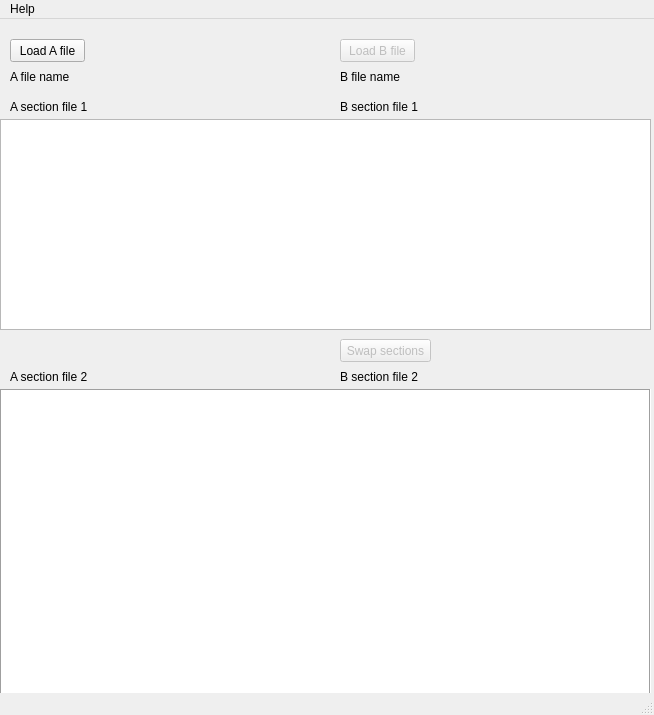
<?xml version="1.0" encoding="UTF-8"?>
<ui version="4.0">
 <class>CuraProfilesCompare</class>
 <widget class="QMainWindow" name="CuraProfilesCompare">
  <property name="geometry">
   <rect>
    <x>0</x>
    <y>0</y>
    <width>654</width>
    <height>715</height>
   </rect>
  </property>
  <property name="windowTitle">
   <string>CuraCompareProfiles</string>
  </property>
  <widget class="QWidget" name="centralwidget">
   <widget class="QPushButton" name="pushButtonLoadLeft">
    <property name="geometry">
     <rect>
      <x>10</x>
      <y>20</y>
      <width>75</width>
      <height>23</height>
     </rect>
    </property>
    <property name="text">
     <string>Load A file</string>
    </property>
   </widget>
   <widget class="QPushButton" name="pushButtonLoadRight">
    <property name="enabled">
     <bool>false</bool>
    </property>
    <property name="geometry">
     <rect>
      <x>340</x>
      <y>20</y>
      <width>75</width>
      <height>23</height>
     </rect>
    </property>
    <property name="text">
     <string>Load B file</string>
    </property>
   </widget>
   <widget class="QLabel" name="labelLeftFile">
    <property name="geometry">
     <rect>
      <x>10</x>
      <y>50</y>
      <width>301</width>
      <height>16</height>
     </rect>
    </property>
    <property name="text">
     <string>A file name</string>
    </property>
   </widget>
   <widget class="QLabel" name="labelLeftSub1">
    <property name="geometry">
     <rect>
      <x>10</x>
      <y>80</y>
      <width>301</width>
      <height>16</height>
     </rect>
    </property>
    <property name="text">
     <string>A section file 1</string>
    </property>
   </widget>
   <widget class="QLabel" name="labelLeftSub2">
    <property name="geometry">
     <rect>
      <x>10</x>
      <y>350</y>
      <width>301</width>
      <height>16</height>
     </rect>
    </property>
    <property name="text">
     <string>A section file 2</string>
    </property>
   </widget>
   <widget class="QLabel" name="labelRightFile">
    <property name="geometry">
     <rect>
      <x>340</x>
      <y>50</y>
      <width>301</width>
      <height>16</height>
     </rect>
    </property>
    <property name="text">
     <string>B file name</string>
    </property>
   </widget>
   <widget class="QLabel" name="labelRightSub1">
    <property name="geometry">
     <rect>
      <x>340</x>
      <y>80</y>
      <width>301</width>
      <height>16</height>
     </rect>
    </property>
    <property name="text">
     <string>B section file 1</string>
    </property>
   </widget>
   <widget class="QLabel" name="labelRightSub2">
    <property name="geometry">
     <rect>
      <x>340</x>
      <y>350</y>
      <width>301</width>
      <height>16</height>
     </rect>
    </property>
    <property name="text">
     <string>B section file 2</string>
    </property>
   </widget>
   <widget class="QTableWidget" name="tableWidget_1">
    <property name="geometry">
     <rect>
      <x>0</x>
      <y>100</y>
      <width>651</width>
      <height>211</height>
     </rect>
    </property>
    <property name="sizeAdjustPolicy">
     <enum>QAbstractScrollArea::AdjustIgnored</enum>
    </property>
    <attribute name="horizontalHeaderVisible">
     <bool>true</bool>
    </attribute>
    <attribute name="verticalHeaderVisible">
     <bool>false</bool>
    </attribute>
   </widget>
   <widget class="QTableWidget" name="tableWidget_2">
    <property name="geometry">
     <rect>
      <x>0</x>
      <y>370</y>
      <width>651</width>
      <height>311</height>
     </rect>
    </property>
    <property name="frameShape">
     <enum>QFrame::Box</enum>
    </property>
    <property name="sizeAdjustPolicy">
     <enum>QAbstractScrollArea::AdjustIgnored</enum>
    </property>
    <attribute name="horizontalHeaderVisible">
     <bool>true</bool>
    </attribute>
    <attribute name="verticalHeaderVisible">
     <bool>false</bool>
    </attribute>
   </widget>
   <widget class="QPushButton" name="pushButtonSwap">
    <property name="enabled">
     <bool>false</bool>
    </property>
    <property name="geometry">
     <rect>
      <x>340</x>
      <y>320</y>
      <width>91</width>
      <height>23</height>
     </rect>
    </property>
    <property name="text">
     <string>Swap sections</string>
    </property>
   </widget>
  </widget>
  <widget class="QMenuBar" name="menubar">
   <property name="geometry">
    <rect>
     <x>0</x>
     <y>0</y>
     <width>654</width>
     <height>21</height>
    </rect>
   </property>
   <widget class="QMenu" name="menuHelp">
    <property name="title">
     <string>Help</string>
    </property>
    <addaction name="actionAbout"/>
   </widget>
   <addaction name="menuHelp"/>
  </widget>
  <widget class="QStatusBar" name="statusbar"/>
  <action name="actionAbout">
   <property name="text">
    <string>About</string>
   </property>
  </action>
 </widget>
 <resources/>
 <connections/>
</ui>
